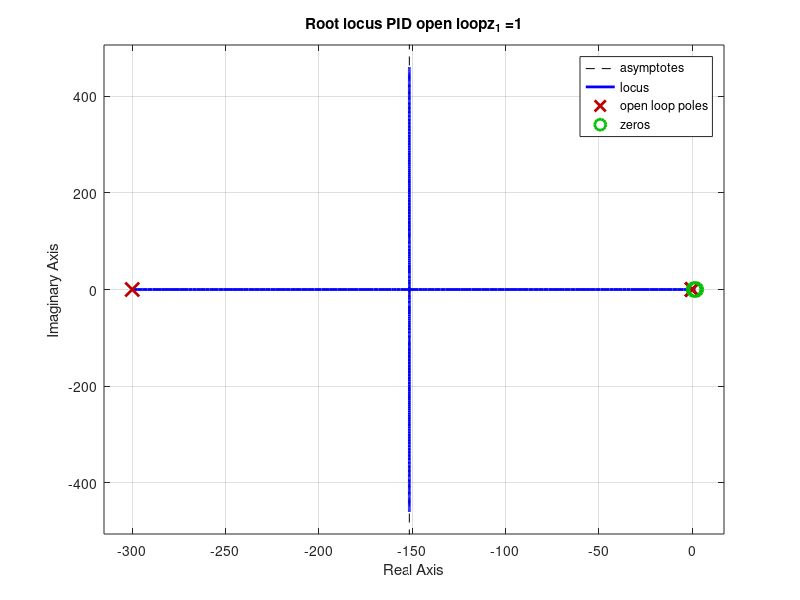
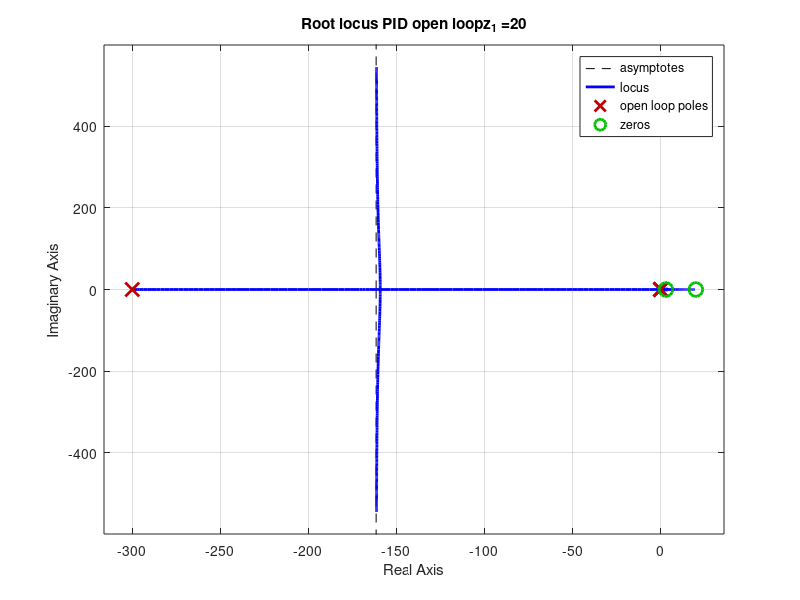
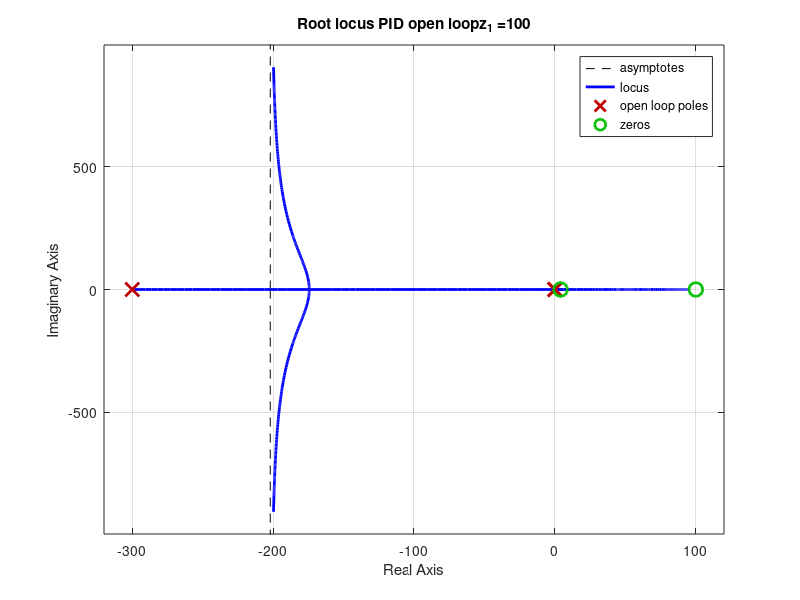

Write MATLAB code to recreate these figures, in order.
%% Simplified model for altitude control of a drone
% The title kinda says it all
%% Initializing workspace
close all
clear
clc

%% Setting the system parameters
% Parameters for running the simulation
finaltime = 5;
StepSize = 0.01;

% Problem parameters
initial_step = 1; %s
M = 1; %kg
G = 9.8; %m/s^2
Kt = 3.575e-5; %N/(rad/s)^2
Z0 = 2; %m


omega_0 = sqrt(G*M/Kt); %rad/s
u_0 = omega_0;

dZr = 10; %m

%% Root locus for PID open loop
% Transfer Function for proportional
s = tf('s');

z1 = [1,20,100];
z2 = [2,3,4];



% For K > 0 the root locus is
for i = 1:length(z1)
    figure(i)
    g_pid = (s-z1(i))*(s-z2(i))/(s^3*(s+300));
    rlocus(g_pid);
    title(strcat("Root locus PID open loop", "z_1 = ", num2str(z1(i))))
end


% % For K < 0 we do rlocus for the symetric of the transfer function
% figure(2)
% rlocus(-g_prop);
% title('Root locus for K < 0, proportional loop')


% %% Root locus for derivative loop
% % Transfer Function for Proportional and Derivative
% z_test = [-20, -10, 10, 20];
% 
% % For K > 0 we do rlocus for several values of z
% for i = 1:length(z_test)
%     figure(i+2)
%     g_prop_der = (s+z_test(i))/(s^2*(s+300));
%     rlocus(g_prop_der);
%     title(strcat("Root locus ", "z = ", num2str(z_test(i))))
% end
% %% Quastion 3.8
% % Procurar o K que satisfaz a condição de haver um polo duplo
% z_procura = 1;
% polo_procurado = -2.01;
% g_procura = (s+z_procura)/(s^2*(s+300));
% [r_procura,k_procura] = rlocus(g_procura);
% k_alvo = 0;
% polo_alvo = 0+0i;
% for j = 2:length(k_procura)
%     if(abs(r_procura(1,j)-r_procura(2,j))<0.0001)
%         k_alvo = k_procura(j);
%         polo_alvo = r_procura(1,j);
%         break
%     end
% end
% 
% % Calculating Kp and Kd from the K found in the search for the double pole
% % (-2.01). The K for the pole mentioned is K = 1192.
% 
% Kd_procura = k_alvo/(600*Kt*omega_0/M);
% Kp_procura = z_procura * Kd_procura;
% 
% 
% 
% %% Running the complete simulation for the data from question 3.8
% % For this set of data, we exemplify the difference in response of the
% % systems analysed.
% 
% Kp = Kd_procura;
% Kd = Kp_procura;
% 
% 
% K_prop = 600*Kp*Kt*omega_0/M;
% K_prop_der = 600*Kd*Kt*omega_0/M;
% z = Kp/Kd;
% 
% % Plotting the root locus for z = 1 and displaying the double pole
% figure(3+length(z_test))
% g_prop_der = (s+z)/(s^2*(s+300));
% rlocus(g_prop_der);
% hold on
% plot(real(r_procura(1,j)), imag(r_procura(1,j)), 'r.','MarkerSize', 15);
% title('Root locus for z = 1, displaying the double pole');
% 
% % Running the simulation for the previous data
% simout_tot = sim('total_lab3','StopTime',num2str(finaltime),'FixedStep',num2str(StepSize));
% 
% % Plotting the step response of the closed-loop linear system with the
% % proportional-derivative controller.
% figure(4+length(z_test))
% plot(simout_tot.get('z_p').time, simout_tot.get('z_p').signals.values);
% hold on
% plot(simout_tot.get('z_pd').time, simout_tot.get('z_pd').signals.values);
% plot(simout_tot.get('z_pdtf').time, simout_tot.get('z_pdtf').signals.values);
% xlabel('time (s)')
% ylabel('z (m)')
% title({strcat("Altitude ", "dZr = ", num2str(dZr), " m"),...
%     strcat('z = ', num2str(z), '   K_p = ', num2str(Kp), '   K_d = ', num2str(Kd))})
% legend('prop','dif prop','dif prop with tf','Location','southeast');
% 
% % Here we plotted 3 different graphs to compare different controllers.
% %
% % As indicated in the legend, the blue one is originated in a simple
% % proportional controller. We can see it doesnt stabilize in the reference
% % value.
% % 
% % The red graph is the step response of a proportional derivative
% % controller, the simulation for which is done step by step using the
% % script from lab class 2. (in simulink it is the "proportional
% % derivative") block. This is the answer to question 3.8
% %
% % The final yellow graph is the step response of a proportional derivative
% % controller, the simulation for which is done with a single transfer
% % function (in simulink it is the "tf proportional derivative" block).
% % Note that this one differs from the second graph although theoretically
% % they should look alike.
% %% Effect of a varying z for contant K 3.9a
% % We now plot the step response keeping K constant but varying z.
% K_39a = 1192;
% z_39a = [1];
% 
% legendcella = {};
% 
% for i = 1:length(z_39a)
%     z = z_39a(i);
%     Kd = K_39a/(600*Kt*omega_0/M);
%     Kp = z_39a * Kd;
%     K_prop = 600*Kp*Kt*omega_0/M;
%     K_prop_der = 600*Kd*Kt*omega_0/M;
%     simout_tot = sim('total_lab3','StopTime',num2str(finaltime),'FixedStep',num2str(StepSize));
%     
%     figure(5+length(z_test))
%     %plot(simout_tot.get('z_p').time, simout_tot.get('z_p').signals.values);
%     plot(simout_tot.get('z_pd').time, simout_tot.get('z_pd').signals.values);
%     %plot(simout_tot.get('z_pdtf').time, simout_tot.get('z_pdtf').signals.values);
%     hold on
%     xlabel('time (s)')
%     ylabel('z (m)')
%     title(strcat("Altitude ", "dZr = ", num2str(dZr), " m    For constant K = 1192"))
%     legendcella = [legendcella, cellstr(strcat('z = ', num2str(z)))];
% end
% legend(legendcella,'Location','southeast');
% % We can see 
% 
% %% Effect of a varying K for contant z 3.9b
% finaltime = 10;
% 
% K_39b = [150,500, 1192, 3000];
% z_39b = 1;
% 
% legendcellb = {};
% 
% for i = 1:length(K_39b)
%     z = z_39b;
%     Kd = K_39b(i)/(600*Kt*omega_0/M);
%     Kp = z_39b * Kd;
%     K_prop = 600*Kp*Kt*omega_0/M;
%     K_prop_der = 600*Kd*Kt*omega_0/M;
%     simout_tot = sim('total_lab3','StopTime',num2str(finaltime),'FixedStep',num2str(StepSize));
%     
%     figure(6+length(z_test))
%     %plot(simout_tot.get('z_p').time, simout_tot.get('z_p').signals.values);
%     plot(simout_tot.get('z_pd').time, simout_tot.get('z_pd').signals.values);
%     %plot(simout_tot.get('z_pdtf').time, simout_tot.get('z_pdtf').signals.values);
%     hold on
%     xlabel('time (s)')
%     ylabel('z (m)')
%     title(strcat("Altitude ", "dZr = ", num2str(dZr), " m   For constant z = 1"))
%     legendcellb = [legendcellb, cellstr(strcat('K = ', num2str(K_39b(i))))];
% end
% legend(legendcellb,'Location','southeast');
% 
% 
